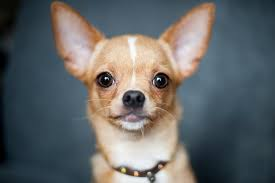
#> input picture data/chihuahua.jpg, 275 x 183 px
$ python edge_detection.py
#> lines starting #> are read from the running program, lines starting #| are printed output that depends on the picture; after the words box and inside, x2 and y2 are one past the last pixel; in counts of white or black regions, pixels touching at a corner belong together
import cv2
from matplotlib import pyplot as plt
import numpy as np

img = cv2.imread("../data/chihuahua.jpg")
#> img is the input picture: shape (183, 275, 3); mean B, G, R 103.3, 102.7, 100.2
img = cv2.cvtColor(img, cv2.COLOR_BGR2RGB)

# Canny edge detection
# 1) Gaussian filter (blurring)적용해 잡음 제거
# 2) 알맞은 최소/최대 threshold value 찾기
# 3) Canny 함수를 사용하여 edge 색출해내기

median_pix = np.median(img) # 86.0
#> median_pix = 86
lower = int(max(0, 0.7 * median_pix))
#> lower = 60
upper = int(min(255, 1.3 * median_pix))
#> upper = 111

blur_img = cv2.blur(img, ksize=(5, 5))
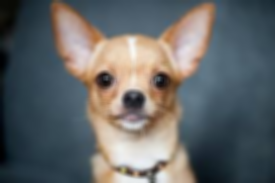
#> blur_img: shape (183, 275, 3); mean R, G, B 100.2, 102.7, 103.4
edges = cv2.Canny(image=blur_img, threshold1=lower, threshold2=upper)
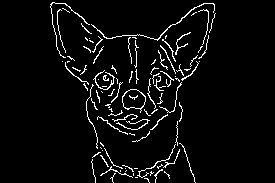
#> edges: shape (183, 275); 4.7% white in thin lines or dots, all inside (x1, y1, x2, y2) = (50, 2, 216, 183)

plt.imshow(edges)
plt.show()

$ run again, with data/brick_with_vace.png saved as data/chihuahua.jpg
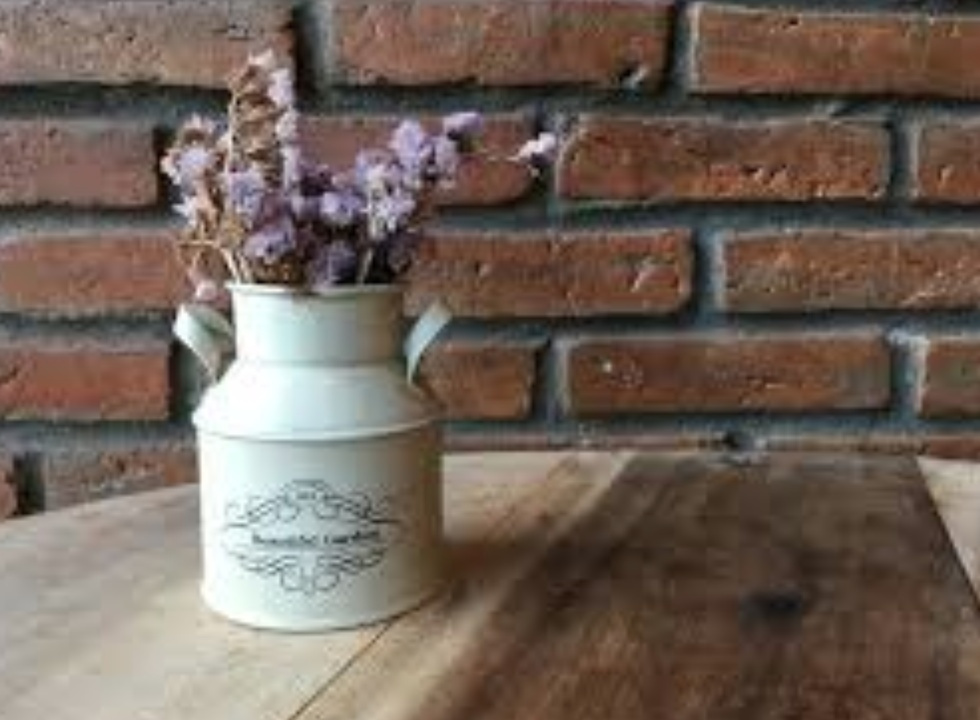
#> input picture data/brick_with_vace.png, 980 x 720 px, shrunk from 1464 x 1076 before the run
#> img is the input picture: shape (720, 980, 3); mean B, G, R 88.7, 98.5, 112.7
#> median_pix = 88
#> lower = 61
#> upper = 114
#> `edges = cv2.Canny(image=blur_img, threshold1=lower, threshold2=upper)`:
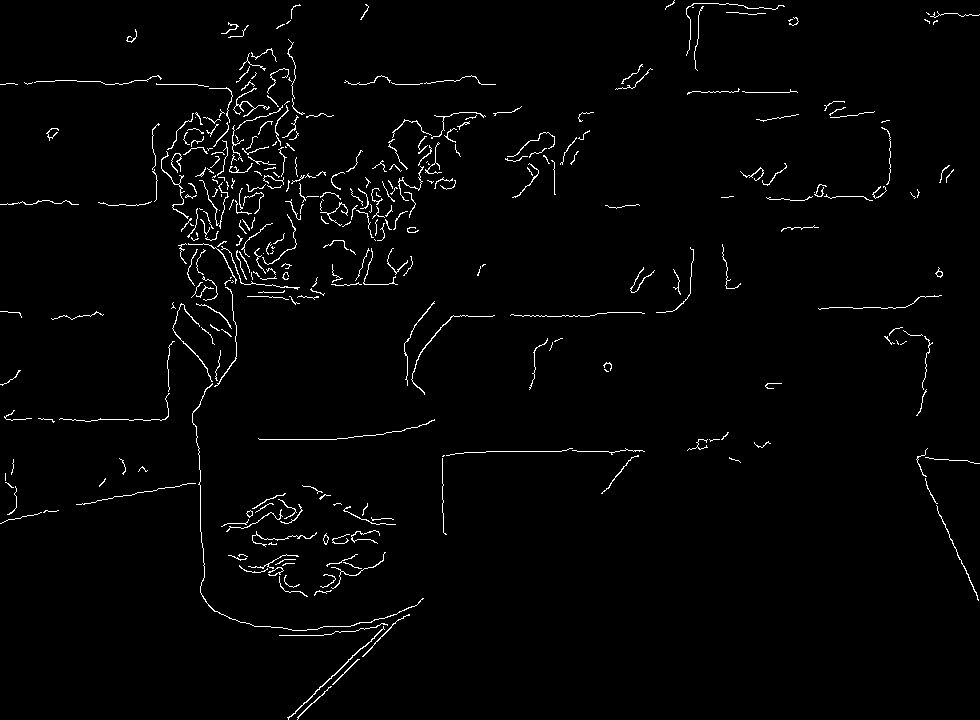
#> edges: shape (720, 980); 1.9% white in thin lines or dots
